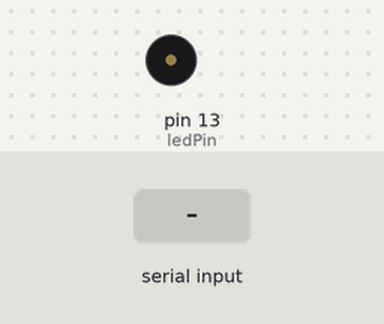
This sketch was run on a simulated Arduino Uno, built with avr-gcc and run on an emulated ATmega328P. Shown: buzzer (waves = sounding). Inputs (shaded band) come from the test bench.

Above: at 1.2 s.
1.3 s: "90 45\n" received over Serial
At 1.75 s:
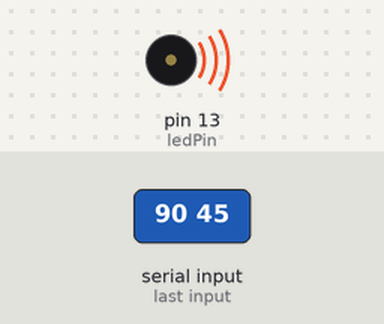
Timing chart, 0 to 10.0 s (numbered marks = the images above; inputs shaded):
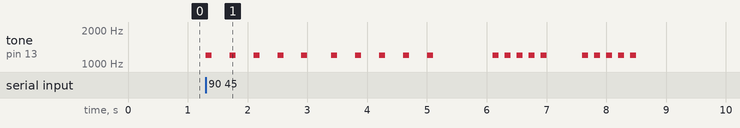

Measured:
- after the input at 1.3 s, tone on pin 13 (ledPin): plays 1200 Hz for 0.10 s, 1200 Hz for 0.10 s, 1200 Hz for 0.10 s, 1200 Hz for 0.10 s, 1200 Hz for 0.10 s, 1200 Hz for 0.10 s … (20 notes in this stretch), starting at once

The sketch:

MORSE.ino
```cpp
int ledPin = 13;
char* letters[] = {
".-", "-...", "-.-.", "-..", ".", "..-.", "--.", "....", "..", //A-I
".--", "-.-", ".-..", "--", "-.", "---", ".--.", "--.-", ".-.", //J-R
"...", "-", "..-", "...-", ".--", "-..-", "-.--", "--.."       //S-Z
};
char* numbers [ ] = {"-----", ".----", " ..---", "...--", "....-", ".....", "-....", "--...", "---..", "----." };
int dotDelay = 100;
void setup()
{
pinMode(ledPin, OUTPUT);
Serial.begin(9600);
}
void loop()
{
char ch;
if (Serial.available()) // ¿hay algo que leer del USB?
{
ch = Serial.read(); // leer una letra
if (ch >= 'a' && ch <= 'z')
{
flashSequence(letters[ch - 'a']);
}
else if (ch >= 'A' && ch <= 'Z')
{
flashSequence(letters[ch - 'A']);
}
else if (ch >= '0' && ch <= '9')
{
flashSequence(numbers[ch - '0']);
}
else if (ch == ' ')
{
delay(dotDelay * 4); // espacio entre palabras
}
}
}
void flashSequence(char* sequence)
{
int i = 0;
while (sequence[i] != NULL)
{
flashDotOrDash(sequence[i]);
i++;
}
delay(dotDelay * 3 ) ; // espacio entre letras
}
void flashDotOrDash(char dotOrDash)
{
 tone(ledPin,1200,100);
digitalWrite(ledPin, HIGH);

if (dotOrDash == '.')
{
delay(dotDelay);
}
else // debe ser una -
{
delay(dotDelay * 3 ) ;
}
digitalWrite(ledPin, LOW);
delay(dotDelay); // espacio entre destellos
}
```
